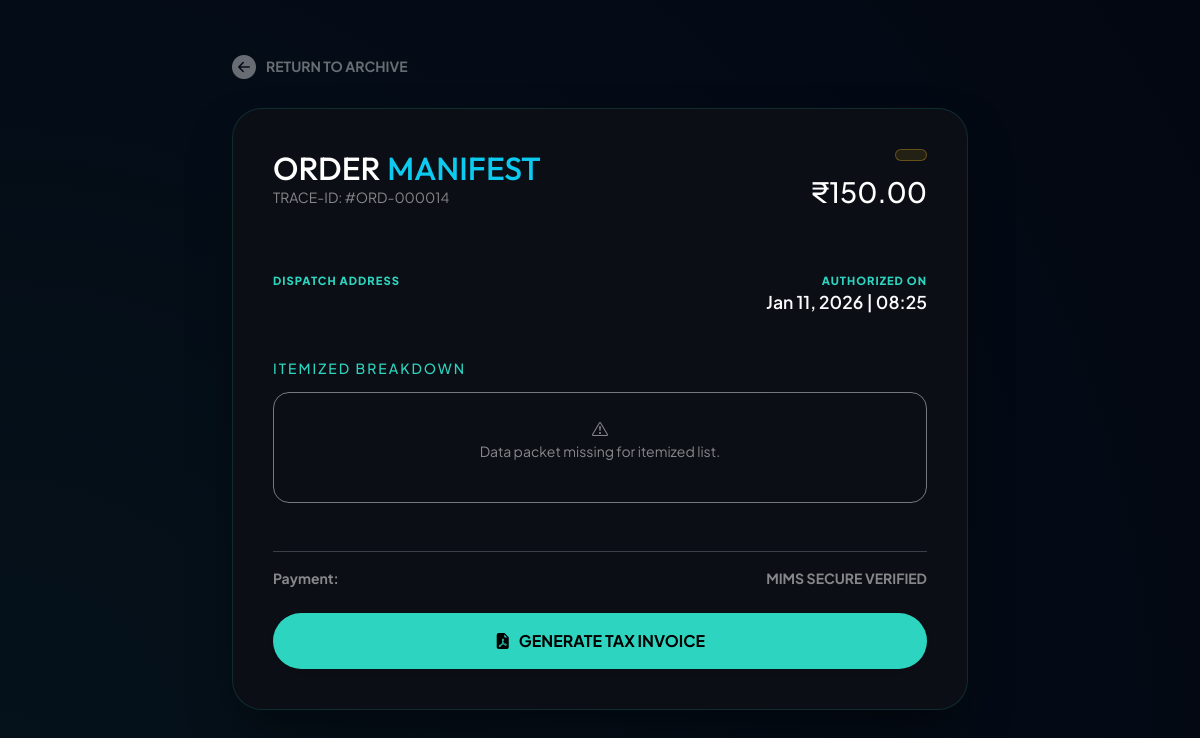
Page /customer/order_action.php?id=14 (signed in) on the earlier database version.
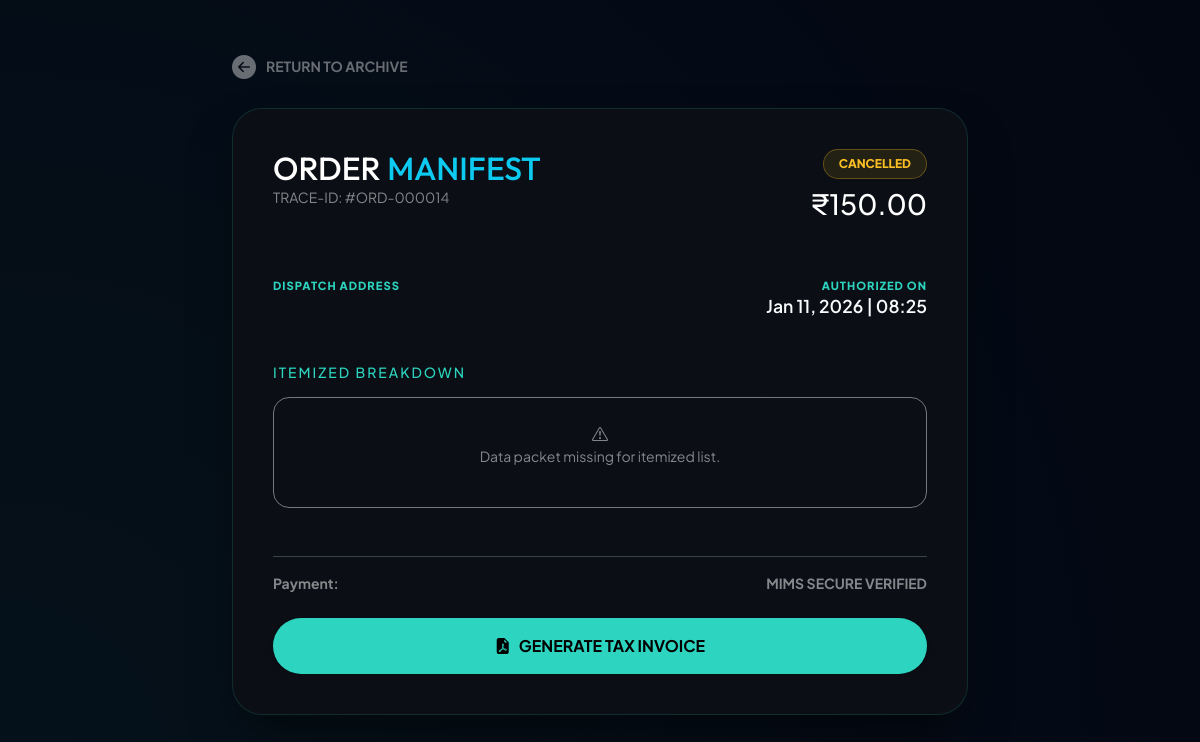
Same page on the later database version.
### tables this page shows
CREATE TABLE `orders` (
  `id` int(11) NOT NULL,
  `user_id` int(11) DEFAULT NULL,
  `customer_name` varchar(255) DEFAULT NULL,
  `medicine_id` int(11) DEFAULT NULL,
  `total_amount` decimal(10,2) DEFAULT NULL,
  `status` varchar(50) DEFAULT 'Pending',
  `payment_method` varchar(50) DEFAULT NULL,
  `claimed_category` varchar(50) DEFAULT NULL,
  `payment_mode` varchar(50) DEFAULT 'COD',
  `order_date` datetime DEFAULT current_timestamp(),
  `address` text DEFAULT NULL,
  `pincode` varchar(10) DEFAULT NULL,
  `phone` varchar(15) DEFAULT NULL,
  `quantity` int(11) DEFAULT NULL,
  `discount_reason` varchar(100) DEFAULT NULL,
  `discount_status` enum('none','pending','approved','rejected') DEFAULT 'none',
  `discounted_price` decimal(10,2) DEFAULT NULL,
  `subtotal` decimal(10,2) NOT NULL DEFAULT 0.00,
  `discount_amount` decimal(10,2) DEFAULT NULL,
  `discount_label` varchar(50) DEFAULT NULL
);

### customer/order_action.php (the view, shortened to what this page needs)
<?php
include('../config/db_connect.php');
$user_id = $_SESSION['user_id'];
$order_id = mysqli_real_escape_string($conn, $_GET['id']);
$query = "SELECT * FROM orders WHERE id = '$order_id' AND user_id = '$user_id'";
$result = mysqli_query($conn, $query);
$order = mysqli_fetch_assoc($result);
$items_query = "SELECT oi.*, m.m_name
                FROM order_items oi
                JOIN medicines m ON oi.medicine_id = m.id
                WHERE oi.order_id = '$order_id'";
$items_result = mysqli_query($conn, $items_query);
?>
<!DOCTYPE html>
<html lang="en">
<head>
    <link href="https://cdn.jsdelivr.net/npm/bootstrap@5.3.0/dist/css/bootstrap.min.css" rel="stylesheet">
    <link rel="stylesheet" href="https://cdn.jsdelivr.net/npm/bootstrap-icons@1.11.0/font/bootstrap-icons.css">
</head>
<body>
<div class="container py-5">
    <div class="row justify-content-center">
        <div class="col-lg-8">
            <a href="my_orders.php" class="back-btn mb-4">
                <i class="bi bi-arrow-left-circle-fill fs-4"></i>
                <span class="text-uppercase small fw-800">Return to Archive</span>
            </a>
            <div class="details-panel">
                <div class="d-flex justify-content-between align-items-start mb-5">
                    <div>
                        <h2 class="fw-800 m-0" style="font-family: 'Outfit';">ORDER <span class="text-info">MANIFEST</span></h2>
                        <p class="text-white-50 mono small">TRACE-ID: #ORD-<?php echo str_pad($order['id'], 6, '0', STR_PAD_LEFT); ?></p>
                    </div>
                    <div class="text-end">
                        <span class="status-pill mb-2 d-inline-block"><?php echo strtoupper($order['status']); ?></span>
                        <div class="h3 fw-800 text-white">₹<?php echo number_format($order['total_amount'], 2); ?></div>
                    </div>
                </div>
                <div class="row mb-4">
                    <div class="col-md-6">
                        <div class="info-label">Dispatch Address</div>
                    </div>
                    <div class="col-md-6 text-md-end">
                        <div class="info-label">Authorized On</div>
                        <div class="info-value small"><?php echo date('M d, Y | H:i', strtotime($order['order_date'])); ?></div>
                    </div>
                </div>
                <h5 class="fw-800 mb-3 text-uppercase small text-cyan" style="color: var(--accent-cyan); letter-spacing: 2px;">Itemized Breakdown</h5>
                <?php if(mysqli_num_rows($items_result) > 0): ?>
                    <?php while($item = mysqli_fetch_assoc($items_result)): ?>
                        <div class="medicine-row d-flex justify-content-between align-items-center">
                            <div class="d-flex align-items-center">
                                <div class="rounded-circle bg-dark d-flex align-items-center justify-content-center me-3" style="width: 45px; height: 45px; border: 1px solid var(--border);">
                                    <i class="bi bi-capsule text-info"></i>
                                </div>
                                <div>
                                    <span class="fw-bold text-white"><?php echo htmlspecialchars($item['m_name']); ?></span>
                                    <div class="text-white-50 small">Unit Price: ₹<?php echo number_format($item['price_at_purchase'], 2); ?> × <?php echo $item['quantity']; ?></div>
                                </div>
                            </div>
                            <div class="fw-bold text-info">
                                ₹<?php echo number_format($item['price_at_purchase'] * $item['quantity'], 2); ?>
                            </div>
                        </div>
                    <?php endwhile; ?>
                <?php else: ?>
                    <div class="text-center py-4 opacity-50 border border-dashed rounded-4">
                        <i class="bi bi-exclamation-triangle mb-2"></i>
                        <p class="small">Data packet missing for itemized list.</p>
                    </div>
                <?php endif; ?>
                <div class="mt-5 pt-3 border-top border-secondary opacity-50 d-flex justify-content-between align-items-center">
                    <div class="small fw-bold">Payment: <?php echo $order['payment_method']; ?></div>
                    <div class="small fw-bold">MIMS SECURE VERIFIED</div>
                </div>
                <div class="mt-4">
                    <a href="invoice.php?id=<?php echo $order_id; ?>" class="btn btn-info w-100 rounded-pill py-3 fw-bold shadow-sm" style="background: var(--accent-cyan); border: none; color: #000;">
                        <i class="bi bi-file-earmark-pdf-fill me-2"></i>GENERATE TAX INVOICE
                    </a>
                </div>
            </div>
        </div>
    </div>
</div>
</body>
</html>

Differences in the rows shown:
changed orders "000014": status (not shown) → "CANCELLED"
